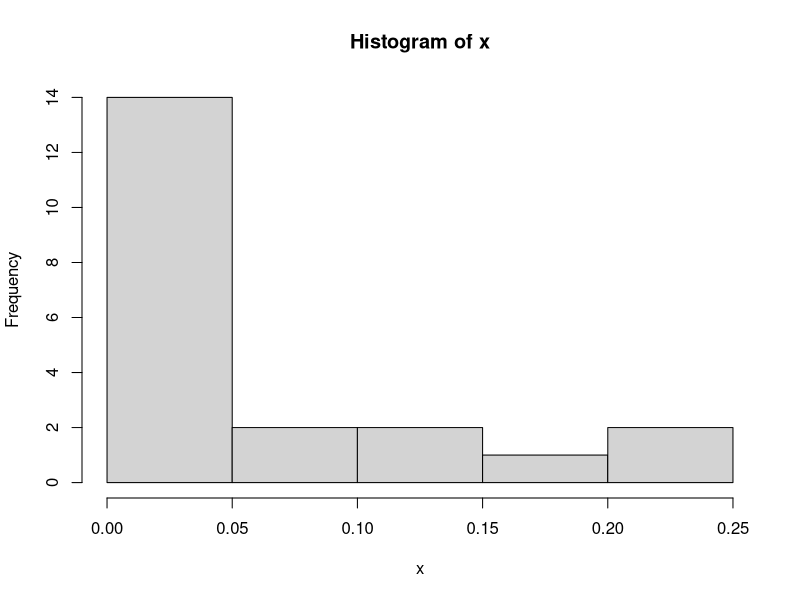

Write R code to recreate this figure.
#a. Peluang terdapat 4 pasien yang sembuh
dbinom(4, size=20, prob=0.2)

#b.  grafik histogram berdasarkan kasus tersebut
x <- dbinom(0:20, size=20, prob=0.2)
hist(x)

#c. Nilai Rataan dan Varian dari DistribusiBinomial.
#- Nilai Rataan
weighted.mean(0:20, x)

#- Varian
weighted.mean(((0:20)-4)^2, x)